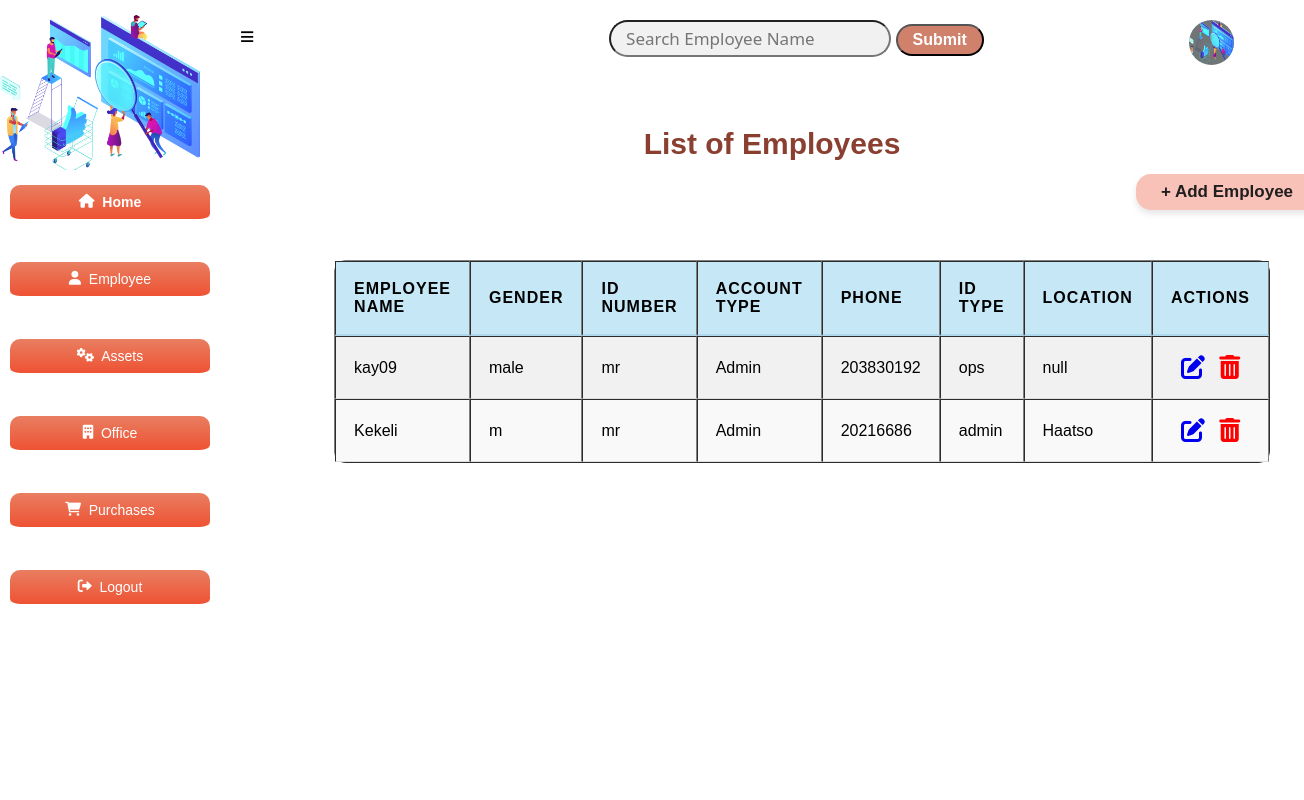
The page /employee on the database as committed earlier.
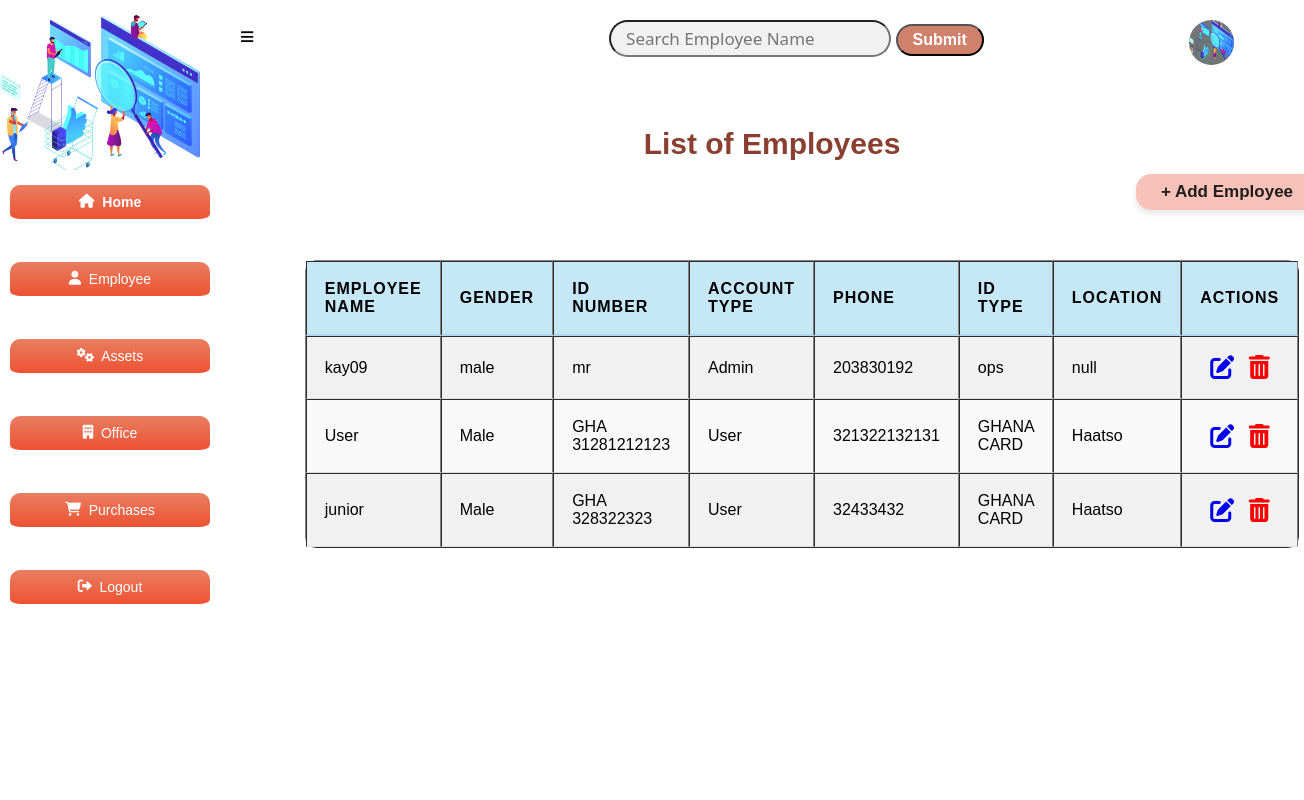
The same page on the database as committed later.
### app.py (models this page shows, shortened)
class Employee(db.Model):
    __tablename__="employees"
    id=db.Column(db.Integer, primary_key=True)
    password=db.Column(db.String(20))
    employee_name=db.Column(db.String(20))
    gender=db.Column(db.String(6))
    title=db.Column(db.String(10))
    type=db.Column(db.String(10))
    phone_number=db.Column(db.Integer)
    department=db.Column(db.String(50))
    location=db.Column(db.Integer, db.ForeignKey('locations.id'))
    location_rel=db.relationship('Location', backref='employees_location')
    equipment_rel=db.relationship('Equipment', backref='equipment_employee')

### app.py (the view)
@app.route('/employee')
def employee_index():
    employees = Employee.query.all()
    return render_template ('employeeList.html', employees = employees)

### app.py (called while the page is built)
@app.before_request
def create_table():
    db.create_all()

### templates/employeeList.html (shortened to what this page needs)
<!DOCTYPE html>
<html lang="en">
<head>
    <link
    rel="stylesheet"
    href="{{ url_for('static', filename='main.css') }}"
    />
    <link rel="stylesheet" href="https://cdnjs.cloudflare.com/ajax/libs/font-awesome/4.7.0/css/font-awesome.min.css">
    <link rel="stylesheet" href="https://cdnjs.cloudflare.com/ajax/libs/font-awesome/6.0.0-beta3/css/all.min.css">
    <span id="login-name">{{ name }}</span>
  </head>
<body>
    <div class="header">
      <a href="#" id="sidebar-icon">&#8801;</a>
      <input type="search" id="query" name="search" placeholder="Search Employee Name">
      <button id="search-button">Submit</button>
      <a href="#"><img src="{{ url_for('static', filename='bg4.png') }}" alt=""></a>
    </div>
    <section class="sidebar">
        <div class="logo">
            <img src="{{ url_for('static', filename='bg4.png') }}" alt="logo">
        </div>
        <div class="content">
          <a href="/entry_point" class="home active"><i class="fas fa-home"></i>&nbsp; Home</a><br>
          <a href="/employee" class="home"><i class="fas fa-user"></i>&nbsp;  Employee</a><br>
          <a href="/equipment" class="home"><i class="fas fa-cogs"></i>&nbsp;  Assets</a><br>
          <a href="/location" class="home"><i class="fas fa-building"></i>&nbsp;  Office</a><br>
          <a href="/purchase" class="home"><i class="fas fa-shopping-cart"></i> &nbsp; Purchases</a><br>
          <a href="/login" class="home"><i class="fas fa-sign-out-alt"></i>&nbsp;  Logout</a>
        </div>
    </section>
    <h1 class="marquee">List of Employees</h1>
    <div class="location-form">
      <a href="/add-employee" class="btn1">+ Add Employee</a>
      <table border="1" style="overflow:auto;">
        <thead>
          <tr>
            <th>Employee Name</th>
            <th>Gender</th>
            <th>ID Number</th>
            <th>Account Type</th>
            <th>Phone</th>
            <th>ID TYPE</th>
            <th>Location</th>
            <th>Actions</th>
          </tr>
        </thead>
        <tbody id="table-results">
          {% for employee in employees  %}
            <tr>
              <td>{{ employee.employee_name }}</td>
              <td>{{ employee.gender}}</td>
              <td>{{ employee.title}}</td>
              <td>{{ employee.type}}</td>
              <td>{{ employee.phone_number}}</td>
              <td>{{ employee.department}}</td>
              <td>{{ employee.location}}</td>
              <td class="action">
                <a href="/edit_employee{{ employee.id }}"><i class="fa fa-edit" style="font-size:24px"></i></a>
                <a href="/delete_employee{{ employee.id }}"><i class="fa fa-trash-o" style="font-size:24px"></i></a>
              </td>
            </tr>
          {% endfor %}
        </tbody>
      </table>
    </div>
</body>
</html>

Rows that differ between the two databases and show on the page:
removed Employee: employee_name "Kekeli", gender "m", title "mr", type "Admin", phone_number "20216686", department "admin", location "Haatso"
added Employee: employee_name "User", gender "Male", title "GHA 31281212123", type "User", phone_number "321322132131", department "GHANA CARD", location "Haatso"
added Employee: employee_name "junior", gender "Male", title "GHA 328322323", type "User", phone_number "32433432", department "GHANA CARD", location "Haatso"
